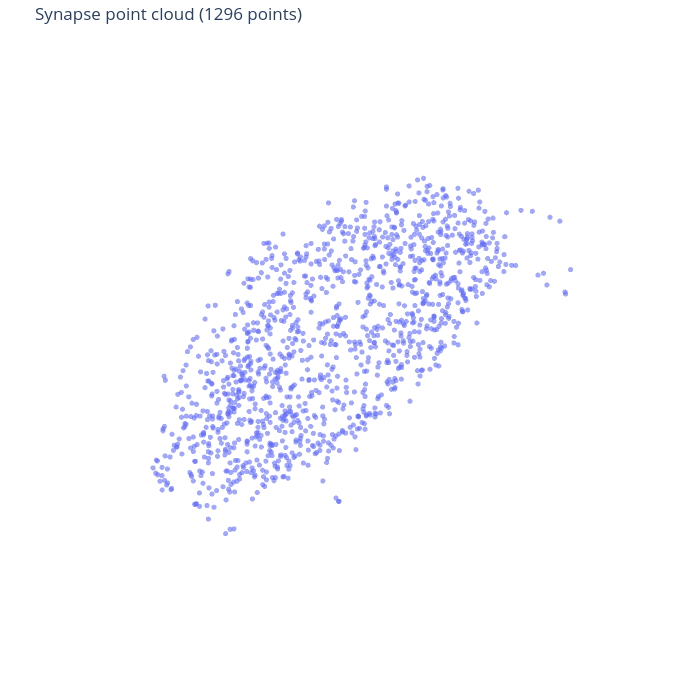

The notebook cell this image was saved under:
### Code cell
def plot_synapse_point_cloud_3d(synapse_table, title=None):
    if not _require_plotly():
        return
    fig = px.scatter_3d(synapse_table, x="x", y="y", z="z", opacity=0.6)
    fig.update_traces(marker=dict(size=3))
    fig.update_layout(
        scene=dict(aspectmode="data", xaxis=dict(visible=False), yaxis=dict(visible=False),
                   zaxis=dict(visible=False)),
        width=700, height=700, margin=dict(l=10, r=10, t=40, b=10),
        title=title or f"Synapse point cloud ({len(synapse_table)} points)")
    fig.show()


plot_synapse_point_cloud_3d(synapse_table)

### Figure 1 — Plotly figure (JSON) as saved in the notebook; plotly's stock layout.template omitted (floating-point values rounded to 4 significant figures; data arrays with more than 128 entries replaced by an {"elided": "..."} marker saying what was removed)
{"data": [{"hovertemplate": "x=%{x}<br>y=%{y}<br>z=%{z}<extra></extra>", "legendgroup": "", "marker": {"color": "#636efa", "opacity": 0.6, "size": 3, "symbol": "circle"}, "mode": "markers", "name": "", "scene": "scene", "showlegend": false, "type": "scatter3d", "x": {"elided": "1296 int values"}, "y": {"elided": "1296 int values"}, "z": {"elided": "1296 int values"}}], "layout": {"height": 700, "legend": {"tracegroupgap": 0}, "margin": {"b": 10, "l": 10, "r": 10, "t": 40}, "scene": {"aspectmode": "data", "domain": {"x": [0, 1], "y": [0, 1]}, "xaxis": {"title": {"text": "x"}, "visible": false}, "yaxis": {"title": {"text": "y"}, "visible": false}, "zaxis": {"title": {"text": "z"}, "visible": false}}, "title": {"text": "Synapse point cloud (1296 points)"}, "width": 700}}
